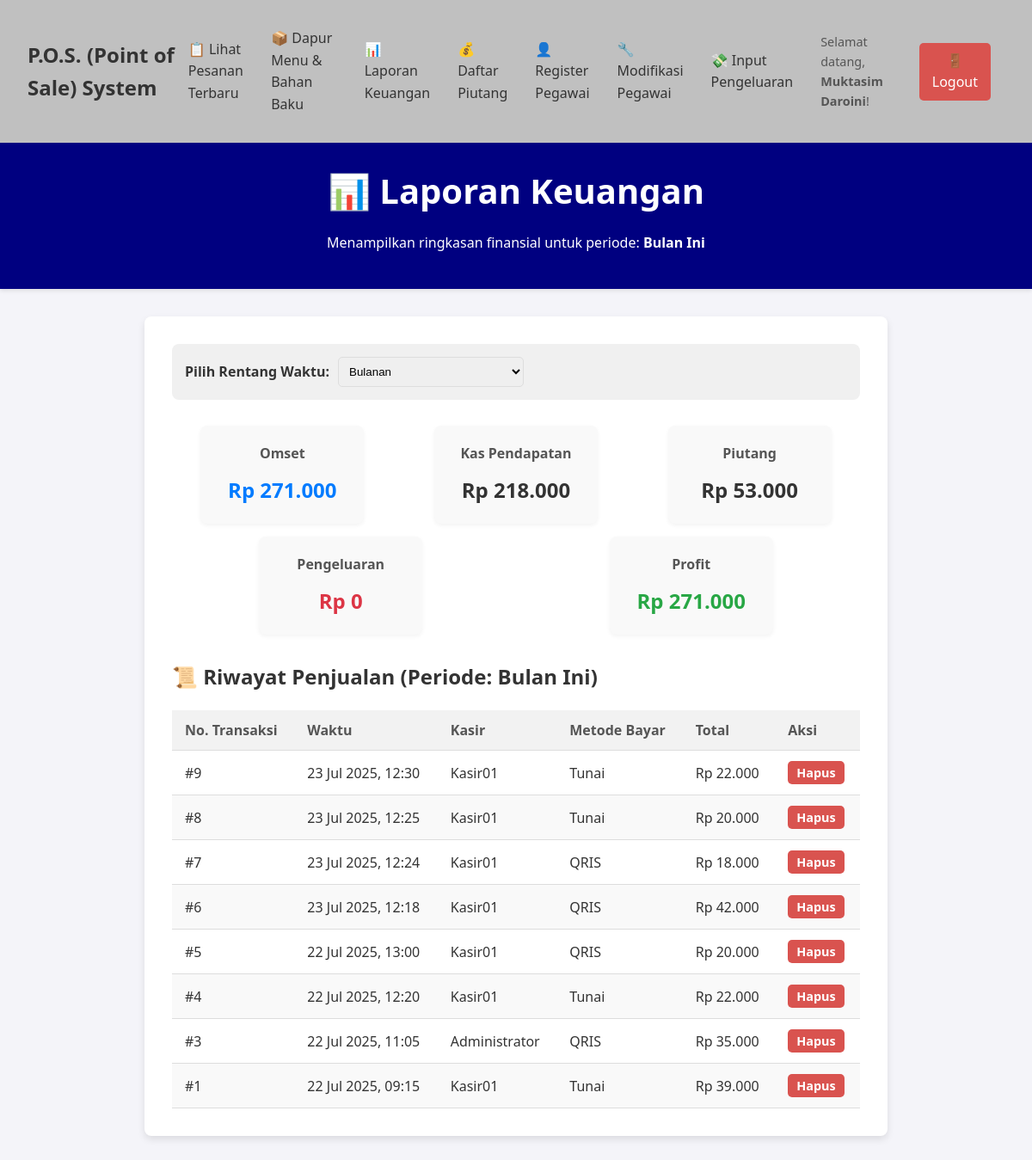
/laporan_keuangan.php (signed in), run on the app's committed database.
### tables this page shows
CREATE TABLE `transaction` (
  `id_transaction` int(11) NOT NULL,
  `id_user` int(11) NOT NULL,
  `id_customer` int(11) DEFAULT NULL,
  `waktu_transaksi` datetime NOT NULL,
  `total_bayar` decimal(10,2) NOT NULL,
  `metode_pembayaran` varchar(50) NOT NULL,
  `status_pesanan` enum('pending','diproses','selesai','dibatalkan') NOT NULL DEFAULT 'pending'
);

CREATE TABLE `user` (
  `id_user` int(11) NOT NULL,
  `nama_user` varchar(100) NOT NULL,
  `username` varchar(50) NOT NULL,
  `password` varchar(255) NOT NULL,
  `role` varchar(20) NOT NULL
);

### laporan_keuangan.php (the view, shortened to what this page needs)
<?php
include 'navbar.php';
require_once 'db_connect.php';
function getFinancialData($conn, $transaction_where, $expense_where)
{
  $sql_kas = "SELECT SUM(total_bayar) AS total FROM transaction t " . ($transaction_where ? "WHERE status_pesanan = 'selesai' AND " . $transaction_where : "WHERE status_pesanan = 'selesai'");
  $kas = mysqli_fetch_assoc(mysqli_query($conn, $sql_kas))['total'] ?? 0;
  $sql_piutang = "SELECT SUM(total_bayar) AS total FROM transaction t " . ($transaction_where ? "WHERE status_pesanan IN ('pending', 'diproses') AND " . $transaction_where : "WHERE status_pesanan IN ('pending', 'diproses')");
  $piutang = mysqli_fetch_assoc(mysqli_query($conn, $sql_piutang))['total'] ?? 0;
  $sql_pengeluaran = "SELECT SUM(jumlah) AS total FROM expense " . ($expense_where ? "WHERE " . $expense_where : "");
  $pengeluaran = mysqli_fetch_assoc(mysqli_query($conn, $sql_pengeluaran))['total'] ?? 0;
  $omset = $kas + $piutang;
  $profit = $omset - $pengeluaran;
  return ['kas' => $kas, 'piutang' => $piutang, 'pengeluaran' => $pengeluaran, 'omset' => $omset, 'profit' => $profit];
}
$rentang = $_GET['rentang'] ?? 'bulanan';
$judul_rentang = "";
$data_sebelumnya = [];
$is_yoy = false;
$current_year = "YEAR(CURDATE())";
$where_trans_sekarang = "";
$where_expense_sekarang = "";
switch ($rentang) {
  case 'bulanan':
    $judul_rentang = "Bulan Ini";
    $where_trans_sekarang = "YEAR(t.waktu_transaksi) = $current_year AND MONTH(t.waktu_transaksi) = MONTH(CURDATE())";
    $where_expense_sekarang = "YEAR(tanggal) = $current_year AND MONTH(tanggal) = MONTH(CURDATE())";
    break;
}
$data_sekarang = getFinancialData($conn, $where_trans_sekarang, $where_expense_sekarang);
$sql_riwayat = "SELECT t.id_transaction, t.waktu_transaksi, t.total_bayar, t.metode_pembayaran, u.nama_user AS kasir
                FROM transaction t JOIN user u ON t.id_user = u.id_user
                WHERE t.status_pesanan = 'selesai' " . ($where_trans_sekarang ? "AND " . $where_trans_sekarang : "") . "
                ORDER BY t.waktu_transaksi DESC LIMIT 200";
$result_riwayat = mysqli_query($conn, $sql_riwayat);
function renderCard($title, $value, $class = '')
{
  echo "<div class='card'><h3 class='card-title'>$title</h3><p class='card-value $class'>Rp " . number_format($value, 0, ',', '.') . "</p></div>";
}
?>
<!DOCTYPE html>
<html lang="id">
<head>
  <link rel="stylesheet" href="style.css">
</head>
<body>
  <header>
    <h1>📊 Laporan Keuangan</h1>
    <p>Menampilkan ringkasan finansial untuk periode: <strong><?= $judul_rentang ?></strong></p>
  </header>
  <main>
    <form action="laporan_keuangan.php" method="GET" class="filter-form">
      <label for="rentang">Pilih Rentang Waktu:</label>
      <select name="rentang" id="rentang" onchange="this.form.submit()">
        <option value="bulanan" <?= $rentang == 'bulanan' ? 'selected' : '' ?>>Bulanan</option>
      </select>
    </form>
    <div class="summary-cards">
      <?php if ($is_yoy): ?>
        <?php renderYoYCard('Omset', $data_sekarang['omset'], $data_sebelumnya['omset'], 'omset'); ?>
        <?php renderYoYCard('Kas Pendapatan', $data_sekarang['kas'], $data_sebelumnya['kas']); ?>
        <?php renderYoYCard('Piutang', $data_sekarang['piutang'], $data_sebelumnya['piutang']); ?>
        <?php renderYoYCard('Pengeluaran', $data_sekarang['pengeluaran'], $data_sebelumnya['pengeluaran'], 'pengeluaran'); ?>
        <?php renderYoYCard('Profit', $data_sekarang['profit'], $data_sebelumnya['profit'], 'profit'); ?>
      <?php else: ?>
        <?php renderCard('Omset', $data_sekarang['omset'], 'omset'); ?>
      <?php endif; ?>
    </div>
    <h2>📜 Riwayat Penjualan (Periode: <?= $judul_rentang ?>)</h2>
    <table>
      <thead>
        <tr>
          <th>No. Transaksi</th>
          <th>Waktu</th>
          <th>Kasir</th>
          <th>Metode Bayar</th>
          <th>Total</th>
          <th>Aksi</th>
        </tr>
      </thead>
      <tbody>
        <?php if ($result_riwayat && mysqli_num_rows($result_riwayat) > 0): ?>
          <?php while ($row = mysqli_fetch_assoc($result_riwayat)): ?>
            <tr>
              <td>#<?= $row['id_transaction']; ?></td>
              <td><?= date('d M Y, H:i', strtotime($row['waktu_transaksi'])); ?></td>
              <td><?= htmlspecialchars($row['kasir']); ?></td>
              <td><?= htmlspecialchars($row['metode_pembayaran']); ?></td>
              <td>Rp <?= number_format($row['total_bayar'], 0, ',', '.'); ?></td>
              <td>
                <a href="hapus_transaksi.php?id=<?= $row['id_transaction']; ?>" class="btn-hapus" onclick="return confirm('PERINGATAN: Anda akan menghapus transaksi ini. Lanjutkan?');">Hapus</a>
              </td>
            </tr>
          <?php endwhile; ?>
        <?php else: ?>
          <tr>
            <td colspan="6" style="text-align:center;">Tidak ada riwayat penjualan pada rentang waktu ini.</td>
          </tr>
        <?php endif; ?>
      </tbody>
    </table>
  </main>
</body>
</html>

### style.css (style rules this page uses)
body { font-family: 'Segoe UI', Tahoma, Geneva, Verdana, sans-serif; background-color: #f4f4f9; color: #333; margin: 0; line-height: 1.6; }
header { background-color: #000080; color: white; padding: 1.5rem 2rem; text-align: center; box-shadow: 0 2px 5px rgba(0, 0, 0, 0.1); }
header h1 { margin: 0; font-size: 2.5rem; }
main { padding: 2rem; max-width: 800px; margin: 2rem auto; background-color: white; border-radius: 8px; box-shadow: 0 4px 8px rgba(0, 0, 0, 0.1); }
table { width: 100%; border-collapse: collapse; }
th, td { padding: 12px 15px; text-align: left; border-bottom: 1px solid #ddd; }
thead th { background-color: #f2f2f2; font-weight: bold; color: #555; }
tbody tr:nth-child(even) { background-color: #f9f9f9; }
.btn-qty, .btn-hapus { display: inline-block; padding: 4px 10px; text-decoration: none; border-radius: 5px; color: white; font-weight: bold; transition: background-color 0.2s; }
.btn-hapus { background-color: #d9534f; font-size: 0.9em; }

### laporan_keuangan.php (style rules this page uses)
.summary-cards { display: flex; flex-wrap: wrap; justify-content: space-around; gap: 15px; margin-bottom: 30px; text-align: center; }
.card { background: #f9f9f9; padding: 20px; border-radius: 8px; box-shadow: 0 2px 5px rgba(0, 0, 0, 0.05); flex-basis: 18%; min-width: 150px; }
.card-title { margin: 0 0 10px 0; font-size: 1em; color: #555; }
.card-value { margin: 0; font-size: 1.5em; font-weight: bold; }
.profit { color: #28a745; }
.omset { color: #007bff; }
.pengeluaran { color: #dc3545; }
.filter-form { margin-bottom: 30px; background: #f0f0f0; padding: 15px; border-radius: 8px; display: flex; align-items: center; gap: 10px; }
.filter-form label { font-weight: bold; }
.filter-form select, .filter-form button { padding: 8px; border-radius: 5px; border: 1px solid #ddd; }

### data on the page
transaction: id_transaction "9", waktu_transaksi "23 Jul 2025, 12:30", id_user.nama_user "Kasir01", metode_pembayaran "Tunai", total_bayar "22.000"
transaction: id_transaction "8", waktu_transaksi "23 Jul 2025, 12:25", id_user.nama_user "Kasir01", metode_pembayaran "Tunai", total_bayar "20.000"
transaction: id_transaction "7", waktu_transaksi "23 Jul 2025, 12:24", id_user.nama_user "Kasir01", metode_pembayaran "QRIS", total_bayar "18.000"
transaction: id_transaction "6", waktu_transaksi "23 Jul 2025, 12:18", id_user.nama_user "Kasir01", metode_pembayaran "QRIS", total_bayar "42.000"
transaction: id_transaction "5", waktu_transaksi "22 Jul 2025, 13:00", id_user.nama_user "Kasir01", metode_pembayaran "QRIS", total_bayar "20.000"
transaction: id_transaction "4", waktu_transaksi "22 Jul 2025, 12:20", id_user.nama_user "Kasir01", metode_pembayaran "Tunai", total_bayar "22.000"
transaction: id_transaction "3", waktu_transaksi "22 Jul 2025, 11:05", id_user.nama_user "Administrator", metode_pembayaran "QRIS", total_bayar "35.000"
transaction: id_transaction "1", waktu_transaksi "22 Jul 2025, 09:15", id_user.nama_user "Kasir01", metode_pembayaran "Tunai", total_bayar "39.000"

### other printed values
$_SESSION['user_name'] "Muktasim Daroini"
$judul_rentang "Bulan Ini"
$title "Omset Kas Pendapatan Piutang Pengeluaran Profit"
$value "271.000 218.000 53.000 0 271.000"
